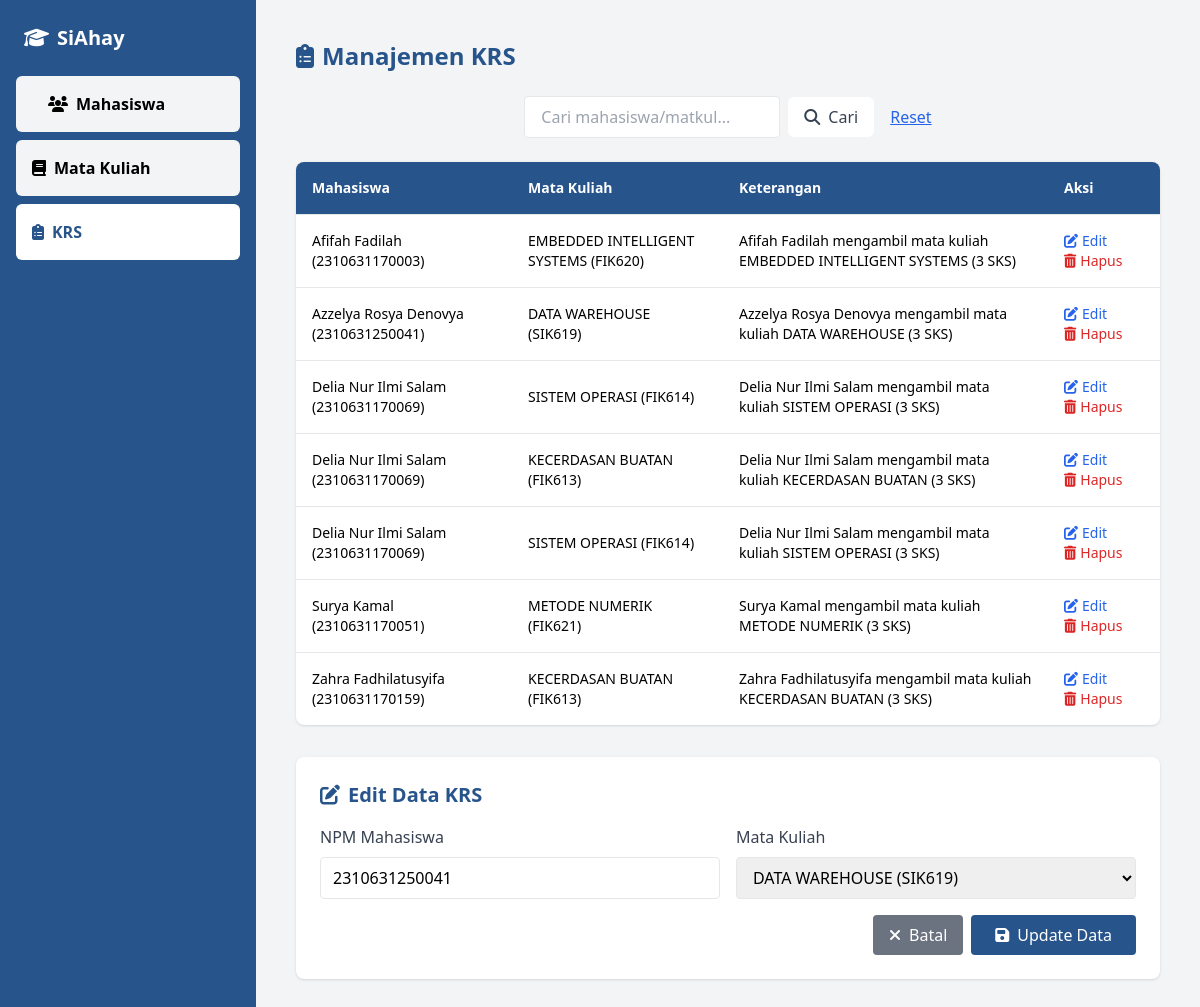
Page /krs.php?edit=15 on the committed database.
### tables this page shows
CREATE TABLE `krs` (
  `id` int(11) NOT NULL,
  `mahasiswa_npm` char(13) DEFAULT NULL,
  `matakuliah_kodemk` char(6) DEFAULT NULL
);

CREATE TABLE `mahasiswa` (
  `npm` char(13) NOT NULL,
  `nama` varchar(50) DEFAULT NULL,
  `jurusan` enum('Teknik Informatika','Sistem Operasi') DEFAULT NULL,
  `alamat` text DEFAULT NULL
);

CREATE TABLE `matakuliah` (
  `kodemk` char(6) NOT NULL,
  `nama` varchar(50) DEFAULT NULL,
  `jumlah_sks` int(3) DEFAULT NULL
);

### krs.php (the view, shortened to what this page needs)
<?php
include('koneksi.php');
$editMode = false;
$editData = null;
if (isset($_GET['edit'])) {
    $id = $_GET['edit'];
    $result = $koneksi->query("SELECT * FROM krs WHERE id=$id");
    if ($result->num_rows > 0) {
        $editMode = true;
        $editData = $result->fetch_assoc();
    }
}
$cari = isset($_GET['cari']) ? $_GET['cari'] : '';
$sql = "
    SELECT krs.id, mahasiswa.nama AS nama_mhs, mahasiswa.npm, matakuliah.nama AS nama_mk, matakuliah.kodemk, matakuliah.jumlah_sks
    FROM krs
    JOIN mahasiswa ON krs.mahasiswa_npm = mahasiswa.npm
    JOIN matakuliah ON krs.matakuliah_kodemk = matakuliah.kodemk
    WHERE mahasiswa.nama LIKE '%$cari%' OR matakuliah.nama LIKE '%$cari%'
    ORDER BY mahasiswa.nama
";
$data = $koneksi->query($sql);
$matkul = $koneksi->query("SELECT * FROM matakuliah ORDER BY nama");
?>
<!DOCTYPE html>
<html lang="en">
<head>
    <script src="https://cdn.tailwindcss.com"></script>
    <link rel="stylesheet" href="https://cdnjs.cloudflare.com/ajax/libs/font-awesome/6.4.0/css/all.min.css">
</head>
<body class="bg-gray-100 min-h-screen flex">
    <aside class="w-64 bg-[#27548A] text-white flex flex-col">
        <div class="p-6 text-xl font-bold flex items-center">
            <i class="fas fa-graduation-cap mr-2"></i>
            <a href="index.php" class="text-white hover:underline">SiAhay</a>
        </div>
        <nav class="flex-1 px-4 space-y-2">
            <a href="mhs.php" class="block bg-gray-100 text-black font-semibold hover:bg-[#B2C6D5] rounded-md px-8 py-4 text-center flex items-center">
                <i class="fas fa-users mr-2"></i>
                <span>Mahasiswa</span>
            </a>
            <a href="matkul.php" class="block bg-gray-100 text-black font-semibold hover:bg-[#B2C6D5] rounded-md px-4 py-4 text-center flex items-center">
                <i class="fas fa-book mr-2"></i>
                <span>Mata Kuliah</span>
            </a>
            <a href="krs.php" class="block bg-white text-[#27548A]  font-semibold hover:bg-[#B2C6D5] rounded-md px-4 py-4 text-center flex items-center">
                <i class="fas fa-clipboard-list mr-2"></i>
                <span>KRS</span>
            </a>
        </nav>
    </aside>
    <main class="flex-1 p-10 fade-in">
        <h1 class="text-2xl font-bold mb-6 text-[#27548A] flex items-center">
            <i class="fas fa-clipboard-list mr-2"></i>
            <span>Manajemen KRS</span>
        </h1>
        <form method="GET" class="mb-6 flex items-center gap-2 justify-center">
            <input type="text" name="cari" placeholder="Cari mahasiswa/matkul..."
                   value="<?= htmlspecialchars($cari) ?>"
                   class="px-4 py-2 border rounded w-64 focus:outline-none focus:ring-2 focus:ring-blue-500">
            <button type="submit" class="bg-white px-4 py-2 hover:bg-[#27548A]/30 rounded-md flex items-center">
                <i class="fas fa-search mr-2 text-gray-700"></i>
                <span class="text-gray-700">Cari</span>
            </button>
            <a href="krs.php" class="text-blue-600 underline ml-2">Reset</a>
        </form>
        <div class="overflow-x-auto bg-white rounded-lg shadow hover-effect">
            <table class="w-full text-sm">
                <thead class="bg-[#27548A] text-white">
                    <tr>
                        <th class="p-4 text-left">Mahasiswa</th>
                        <th class="p-4 text-left">Mata Kuliah</th>
                        <th class="p-4 text-left">Keterangan</th>
                        <th class="p-4 text-left">Aksi</th>
                    </tr>
                </thead>
                <tbody>
                    <?php if ($data->num_rows > 0): ?>
                        <?php while ($krs = $data->fetch_assoc()): ?>
                            <tr class="border-t hover:bg-gray-50">
                                <td class="p-4"><?= $krs['nama_mhs'] ?> (<?= $krs['npm'] ?>)</td>
                                <td class="p-4"><?= $krs['nama_mk'] ?> (<?= $krs['kodemk'] ?>)</td>
                                <td class="p-4">
                                    <?= $krs['nama_mhs'] ?> mengambil mata kuliah <?= $krs['nama_mk'] ?> (<?= $krs['jumlah_sks'] ?> SKS)
                                </td>
                                <td class="p-4">
                                    <a href="krs.php?edit=<?= $krs['id'] ?>"
                                       class="text-blue-600 hover:text-blue-800 inline-flex items-center">
                                        <i class="fas fa-edit mr-1"></i> Edit
                                    </a>
                                    <a href="krs.php?hapus=<?= $krs['id'] ?>"
                                       onclick="return confirm('Yakin hapus data?')"
                                       class="text-red-600 hover:text-red-800 inline-flex items-center">
                                        <i class="fas fa-trash-alt mr-1"></i> Hapus
                                    </a>
                                </td>
                            </tr>
                        <?php endwhile ?>
                    <?php endif ?>
                </tbody>
            </table>
        </div>
        <div class="bg-white p-6 rounded-lg shadow mt-8 hover-effect">
            <h2 class="text-xl font-semibold mb-4 text-[#27548A] flex items-center">
                <i class="fas <?= $editMode ? 'fa-edit' : 'fa-plus-circle' ?> mr-2"></i>
                <?= $editMode ? 'Edit Data KRS' : 'Tambah KRS Baru' ?>
            </h2>
            <form method="POST">
                <div class="grid grid-cols-1 md:grid-cols-2 gap-4 mb-4">
                    <div>
                        <label for="mahasiswa_npm" class="block text-gray-700 mb-2">NPM Mahasiswa</label>
                        <input type="text" name="mahasiswa_npm" id="mahasiswa_npm"
                               value="<?= $editMode ? $editData['mahasiswa_npm'] : '' ?>"
                               required
                               class="w-full px-3 py-2 border rounded focus:outline-none focus:ring-2 focus:ring-blue-500"
                               placeholder="Masukkan NPM Mahasiswa">
                    </div>
                    <div>
                        <label for="matakuliah_kodemk" class="block text-gray-700 mb-2">Mata Kuliah</label>
                        <select name="matakuliah_kodemk" id="matakuliah_kodemk"
                                required
                                class="w-full px-3 py-2 border rounded focus:outline-none focus:ring-2 focus:ring-blue-500">
                            <?php
                            $matkul->data_seek(0);
                            while ($mk = $matkul->fetch_assoc()):
                                $selected = ($editMode && $editData['matakuliah_kodemk'] == $mk['kodemk']) ? 'selected' : '';
                            ?>
                                <option value="<?= $mk['kodemk'] ?>" <?= $selected ?>>
                                    <?= $mk['nama'] ?> (<?= $mk['kodemk'] ?>)
                                </option>
                            <?php endwhile; ?>
                        </select>
                    </div>
                </div>
                <div class="flex justify-end">
                    <?php if ($editMode): ?>
                        <a href="krs.php" class="bg-gray-500 text-white px-4 py-2 rounded hover:bg-gray-700 mr-2 flex items-center">
                            <i class="fas fa-times mr-2"></i> Batal
                        </a>
                    <?php endif; ?>
                    <button type="submit" class="bg-[#27548A] text-white px-6 py-2 rounded hover:bg-[#1e436e] flex items-center">
                        <i class="fas <?= $editMode ? 'fa-save' : 'fa-plus' ?> mr-2"></i>
                        <?= $editMode ? 'Update Data' : 'Tambah KRS' ?>
                    </button>
                </div>
            </form>
        </div>
    </main>
</body>
</html>

### krs.php (style rules this page uses)
.fade-in { animation: fadeIn 0.6s ease-out; }

### rows in the picture
krs: mahasiswa_npm.nama "Afifah Fadilah", mahasiswa_npm.npm "2310631170003", matakuliah_kodemk.nama "EMBEDDED INTELLIGENT SYSTEMS", matakuliah_kodemk.kodemk "FIK620", matakuliah_kodemk.jumlah_sks "3"
krs: mahasiswa_npm.nama "Azzelya Rosya Denovya", mahasiswa_npm.npm "2310631250041", matakuliah_kodemk.nama "DATA WAREHOUSE", matakuliah_kodemk.kodemk "SIK619", matakuliah_kodemk.jumlah_sks "3", mahasiswa_npm "2310631250041"
krs: mahasiswa_npm.nama "Delia Nur Ilmi Salam", mahasiswa_npm.npm "2310631170069", matakuliah_kodemk.nama "SISTEM OPERASI", matakuliah_kodemk.kodemk "FIK614", matakuliah_kodemk.jumlah_sks "3"
krs: mahasiswa_npm.nama "Delia Nur Ilmi Salam", mahasiswa_npm.npm "2310631170069", matakuliah_kodemk.nama "KECERDASAN BUATAN", matakuliah_kodemk.kodemk "FIK613", matakuliah_kodemk.jumlah_sks "3"
krs: mahasiswa_npm.nama "Delia Nur Ilmi Salam", mahasiswa_npm.npm "2310631170069", matakuliah_kodemk.nama "SISTEM OPERASI", matakuliah_kodemk.kodemk "FIK614", matakuliah_kodemk.jumlah_sks "3"
krs: mahasiswa_npm.nama "Surya Kamal", mahasiswa_npm.npm "2310631170051", matakuliah_kodemk.nama "METODE NUMERIK", matakuliah_kodemk.kodemk "FIK621", matakuliah_kodemk.jumlah_sks "3"
krs: mahasiswa_npm.nama "Zahra Fadhilatusyifa", mahasiswa_npm.npm "2310631170159", matakuliah_kodemk.nama "KECERDASAN BUATAN", matakuliah_kodemk.kodemk "FIK613", matakuliah_kodemk.jumlah_sks "3"

### other values in the picture
form field matakuliah_kodemk "DATA WAREHOUSE (SIK619)"
